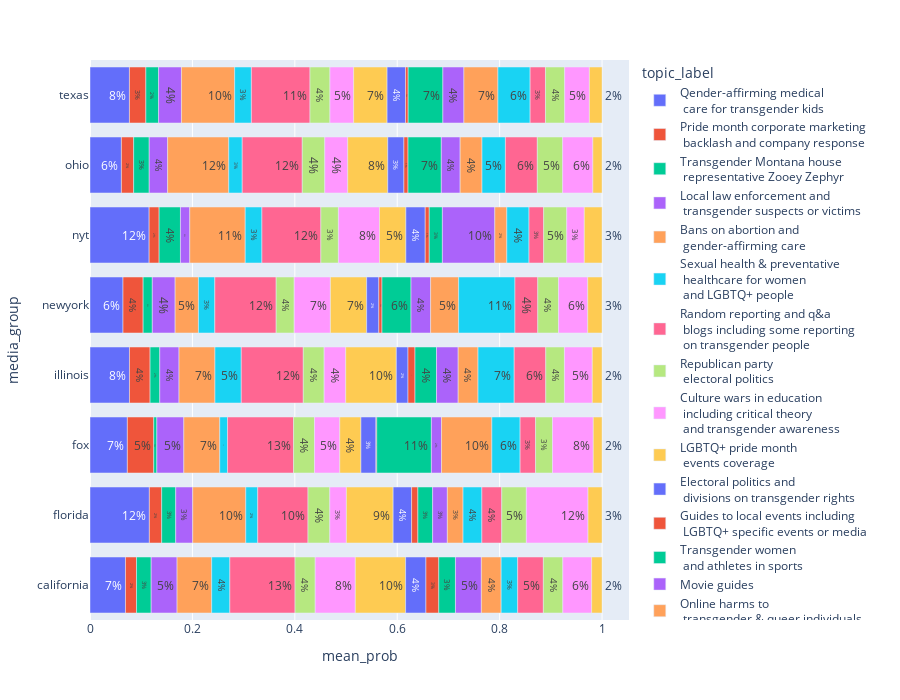

Source (notebook cell):
### Code cell
collection_hori_bar_fig=px.bar(media_topic_df,
x='mean_prob',
y='media_group',
color='topic_label',
height=700,
text=media_topic_df['mean_prob'].map(lambda x: f"{x:.0%}"),
orientation='h')


collection_hori_bar_fig.write_image(f'{plots_path}/collection_hori_bar.svg')

collection_hori_bar_fig

### Figure 1 — Plotly figure (JSON) as saved in the notebook; plotly's stock layout.template omitted (floating-point values rounded to 4 significant figures)
{"data": [{"alignmentgroup": "True", "hovertemplate": "topic_label=Qender-affirming medical <br> care for transgender kids<br>mean_prob=%{x}<br>media_group=%{y}<br>text=%{text}<extra></extra>", "legendgroup": "Qender-affirming medical <br> care for transgender kids", "marker": {"color": "#636efa", "pattern": {"shape": ""}}, "name": "Qender-affirming medical <br> care for transgender kids", "offsetgroup": "Qender-affirming medical <br> care for transgender kids", "orientation": "h", "showlegend": true, "text": ["7%", "12%", "7%", "8%", "6%", "12%", "6%", "8%"], "textposition": "auto", "type": "bar", "x": [0.06929, 0.116, 0.07296, 0.07708, 0.06446, 0.1155, 0.06133, 0.07703], "xaxis": "x", "y": ["california", "florida", "fox", "illinois", "newyork", "nyt", "ohio", "texas"], "yaxis": "y"}, {"alignmentgroup": "True", "hovertemplate": "topic_label=Pride month corporate marketing <br> backlash and company response<br>mean_prob=%{x}<br>media_group=%{y}<br>text=%{text}<extra></extra>", "legendgroup": "Pride month corporate marketing <br> backlash and company response", "marker": {"color": "#EF553B", "pattern": {"shape": ""}}, "name": "Pride month corporate marketing <br> backlash and company response", "offsetgroup": "Pride month corporate marketing <br> backlash and company response", "orientation": "h", "showlegend": true, "text": ["2%", "2%", "5%", "4%", "4%", "2%", "2%", "3%"], "textposition": "auto", "type": "bar", "x": [0.02159, 0.02408, 0.05154, 0.04026, 0.03931, 0.01951, 0.02393, 0.03207], "xaxis": "x", "y": ["california", "florida", "fox", "illinois", "newyork", "nyt", "ohio", "texas"], "yaxis": "y"}, {"alignmentgroup": "True", "hovertemplate": "topic_label=Transgender Montana house <br> representative Zooey Zephyr<br>mean_prob=%{x}<br>media_group=%{y}<br>text=%{text}<extra></extra>", "legendgroup": "Transgender Montana house <br> representative Zooey Zephyr", "marker": {"color": "#00cc96", "pattern": {"shape": ""}}, "name": "Transgender Montana house <br> representative Zooey Zephyr", "offsetgroup": "Transgender Montana house <br> representative Zooey Zephyr", "orientation": "h", "showlegend": true, "text": ["3%", "3%", "1%", "2%", "2%", "4%", "3%", "2%"], "textposition": "auto", "type": "bar", "x": [0.0286, 0.02738, 0.006053, 0.01892, 0.0179, 0.04165, 0.0304, 0.02483], "xaxis": "x", "y": ["california", "florida", "fox", "illinois", "newyork", "nyt", "ohio", "texas"], "yaxis": "y"}, {"alignmentgroup": "True", "hovertemplate": "topic_label=Local law enforcement and <br> transgender suspects or victims<br>mean_prob=%{x}<br>media_group=%{y}<br>text=%{text}<extra></extra>", "legendgroup": "Local law enforcement and <br> transgender suspects or victims", "marker": {"color": "#ab63fa", "pattern": {"shape": ""}}, "name": "Local law enforcement and <br> transgender suspects or victims", "offsetgroup": "Local law enforcement and <br> transgender suspects or victims", "orientation": "h", "showlegend": true, "text": ["5%", "3%", "5%", "4%", "4%", "2%", "4%", "4%"], "textposition": "auto", "type": "bar", "x": [0.05059, 0.0332, 0.05268, 0.0376, 0.04458, 0.01817, 0.03595, 0.04468], "xaxis": "x", "y": ["california", "florida", "fox", "illinois", "newyork", "nyt", "ohio", "texas"], "yaxis": "y"}, {"alignmentgroup": "True", "hovertemplate": "topic_label=Bans on abortion and <br> gender-affirming care<br>mean_prob=%{x}<br>media_group=%{y}<br>text=%{text}<extra></extra>", "legendgroup": "Bans on abortion and <br> gender-affirming care", "marker": {"color": "#FFA15A", "pattern": {"shape": ""}}, "name": "Bans on abortion and <br> gender-affirming care", "offsetgroup": "Bans on abortion and <br> gender-affirming care", "orientation": "h", "showlegend": true, "text": ["7%", "10%", "7%", "7%", "5%", "11%", "12%", "10%"], "textposition": "auto", "type": "bar", "x": [0.06759, 0.1036, 0.0702, 0.07017, 0.04557, 0.1083, 0.1194, 0.1039], "xaxis": "x", "y": ["california", "florida", "fox", "illinois", "newyork", "nyt", "ohio", "texas"], "yaxis": "y"}, {"alignmentgroup": "True", "hovertemplate": "topic_label=Sexual health & preventative <br> healthcare for women <br> and LGBTQ+ people<br>mean_prob=%{x}<br>media_group=%{y}<br>text=%{text}<extra></extra>", "legendgroup": "Sexual health & preventative <br> healthcare for women <br> and LGBTQ+ people", "marker": {"color": "#19d3f3", "pattern": {"shape": ""}}, "name": "Sexual health & preventative <br> healthcare for women <br> and LGBTQ+ people", "offsetgroup": "Sexual health & preventative <br> healthcare for women <br> and LGBTQ+ people", "orientation": "h", "showlegend": true, "text": ["4%", "2%", "2%", "5%", "3%", "3%", "3%", "3%"], "textposition": "auto", "type": "bar", "x": [0.03545, 0.02338, 0.01517, 0.0514, 0.03195, 0.03258, 0.0263, 0.03269], "xaxis": "x", "y": ["california", "florida", "fox", "illinois", "newyork", "nyt", "ohio", "texas"], "yaxis": "y"}, {"alignmentgroup": "True", "hovertemplate": "topic_label=Random reporting and q&a <br> blogs including some reporting <br> on transgender people<br>mean_prob=%{x}<br>media_group=%{y}<br>text=%{text}<extra></extra>", "legendgroup": "Random reporting and q&a <br> blogs including some reporting <br> on transgender people", "marker": {"color": "#FF6692", "pattern": {"shape": ""}}, "name": "Random reporting and q&a <br> blogs including some reporting <br> on transgender people", "offsetgroup": "Random reporting and q&a <br> blogs including some reporting <br> on transgender people", "orientation": "h", "showlegend": true, "text": ["13%", "10%", "13%", "12%", "12%", "12%", "12%", "11%"], "textposition": "auto", "type": "bar", "x": [0.1273, 0.09816, 0.129, 0.1211, 0.1198, 0.1152, 0.1173, 0.1145], "xaxis": "x", "y": ["california", "florida", "fox", "illinois", "newyork", "nyt", "ohio", "texas"], "yaxis": "y"}, {"alignmentgroup": "True", "hovertemplate": "topic_label=Republican party <br> electoral politics<br>mean_prob=%{x}<br>media_group=%{y}<br>text=%{text}<extra></extra>", "legendgroup": "Republican party <br> electoral politics", "marker": {"color": "#B6E880", "pattern": {"shape": ""}}, "name": "Republican party <br> electoral politics", "offsetgroup": "Republican party <br> electoral politics", "orientation": "h", "showlegend": true, "text": ["4%", "4%", "4%", "4%", "4%", "3%", "4%", "4%"], "textposition": "auto", "type": "bar", "x": [0.03937, 0.04254, 0.04088, 0.04073, 0.03526, 0.03425, 0.04393, 0.03892], "xaxis": "x", "y": ["california", "florida", "fox", "illinois", "newyork", "nyt", "ohio", "texas"], "yaxis": "y"}, {"alignmentgroup": "True", "hovertemplate": "topic_label=Culture wars in education <br> including critical theory <br> and transgender awareness<br>mean_prob=%{x}<br>media_group=%{y}<br>text=%{text}<extra></extra>", "legendgroup": "Culture wars in education <br> including critical theory <br> and transgender awareness", "marker": {"color": "#FF97FF", "pattern": {"shape": ""}}, "name": "Culture wars in education <br> including critical theory <br> and transgender awareness", "offsetgroup": "Culture wars in education <br> including critical theory <br> and transgender awareness", "orientation": "h", "showlegend": true, "text": ["8%", "3%", "5%", "4%", "7%", "8%", "4%", "5%"], "textposition": "auto", "type": "bar", "x": [0.07839, 0.03244, 0.04934, 0.04213, 0.07068, 0.08021, 0.04488, 0.04634], "xaxis": "x", "y": ["california", "florida", "fox", "illinois", "newyork", "nyt", "ohio", "texas"], "yaxis": "y"}, {"alignmentgroup": "True", "hovertemplate": "topic_label=LGBTQ+ pride month <br> events coverage<br>mean_prob=%{x}<br>media_group=%{y}<br>text=%{text}<extra></extra>", "legendgroup": "LGBTQ+ pride month <br> events coverage", "marker": {"color": "#FECB52", "pattern": {"shape": ""}}, "name": "LGBTQ+ pride month <br> events coverage", "offsetgroup": "LGBTQ+ pride month <br> events coverage", "orientation": "h", "showlegend": true, "text": ["10%", "9%", "4%", "10%", "7%", "5%", "8%", "7%"], "textposition": "auto", "type": "bar", "x": [0.09818, 0.0913, 0.04133, 0.09883, 0.07075, 0.05154, 0.07816, 0.06527], "xaxis": "x", "y": ["california", "florida", "fox", "illinois", "newyork", "nyt", "ohio", "texas"], "yaxis": "y"}, {"alignmentgroup": "True", "hovertemplate": "topic_label=Electoral politics and <br> divisions on transgender rights<br>mean_prob=%{x}<br>media_group=%{y}<br>text=%{text}<extra></extra>", "legendgroup": "Electoral politics and <br> divisions on transgender rights", "marker": {"color": "#636efa", "pattern": {"shape": ""}}, "name": "Electoral politics and <br> divisions on transgender rights", "offsetgroup": "Electoral politics and <br> divisions on transgender rights", "orientation": "h", "showlegend": true, "text": ["4%", "4%", "3%", "2%", "2%", "4%", "3%", "4%"], "textposition": "auto", "type": "bar", "x": [0.03971, 0.03606, 0.0293, 0.0228, 0.02381, 0.03776, 0.03154, 0.03607], "xaxis": "x", "y": ["california", "florida", "fox", "illinois", "newyork", "nyt", "ohio", "texas"], "yaxis": "y"}, {"alignmentgroup": "True", "hovertemplate": "topic_label=Guides to local events including <br> LGBTQ+ specific events or media<br>mean_prob=%{x}<br>media_group=%{y}<br>text=%{text}<extra></extra>", "legendgroup": "Guides to local events including <br> LGBTQ+ specific events or media", "marker": {"color": "#EF553B", "pattern": {"shape": ""}}, "name": "Guides to local events including <br> LGBTQ+ specific events or media", "offsetgroup": "Guides to local events including <br> LGBTQ+ specific events or media", "orientation": "h", "showlegend": true, "text": ["3%", "1%", "0%", "1%", "1%", "1%", "1%", "1%"], "textposition": "auto", "type": "bar", "x": [0.02506, 0.01223, 0.001552, 0.01367, 0.006149, 0.007901, 0.008018, 0.00508], "xaxis": "x", "y": ["california", "florida", "fox", "illinois", "newyork", "nyt", "ohio", "texas"], "yaxis": "y"}, {"alignmentgroup": "True", "hovertemplate": "topic_label=Transgender women <br> and athletes in sports<br>mean_prob=%{x}<br>media_group=%{y}<br>text=%{text}<extra></extra>", "legendgroup": "Transgender women <br> and athletes in sports", "marker": {"color": "#00cc96", "pattern": {"shape": ""}}, "name": "Transgender women <br> and athletes in sports", "offsetgroup": "Transgender women <br> and athletes in sports", "orientation": "h", "showlegend": true, "text": ["3%", "3%", "11%", "4%", "6%", "3%", "7%", "7%"], "textposition": "auto", "type": "bar", "x": [0.03257, 0.02882, 0.1067, 0.04204, 0.0567, 0.02565, 0.06501, 0.06783], "xaxis": "x", "y": ["california", "florida", "fox", "illinois", "newyork", "nyt", "ohio", "texas"], "yaxis": "y"}, {"alignmentgroup": "True", "hovertemplate": "topic_label=Movie guides<br>mean_prob=%{x}<br>media_group=%{y}<br>text=%{text}<extra></extra>", "legendgroup": "Movie guides", "marker": {"color": "#ab63fa", "pattern": {"shape": ""}}, "name": "Movie guides", "offsetgroup": "Movie guides", "orientation": "h", "showlegend": true, "text": ["5%", "3%", "2%", "4%", "4%", "10%", "4%", "4%"], "textposition": "auto", "type": "bar", "x": [0.0506, 0.02873, 0.01972, 0.04229, 0.03828, 0.1024, 0.03678, 0.04106], "xaxis": "x", "y": ["california", "florida", "fox", "illinois", "newyork", "nyt", "ohio", "texas"], "yaxis": "y"}, {"alignmentgroup": "True", "hovertemplate": "topic_label=Online harms to <br> transgender & queer individuals<br>mean_prob=%{x}<br>media_group=%{y}<br>text=%{text}<extra></extra>", "legendgroup": "Online harms to <br> transgender & queer individuals", "marker": {"color": "#FFA15A", "pattern": {"shape": ""}}, "name": "Online harms to <br> transgender & queer individuals", "offsetgroup": "Online harms to <br> transgender & queer individuals", "orientation": "h", "showlegend": true, "text": ["4%", "3%", "10%", "4%", "5%", "2%", "4%", "7%"], "textposition": "auto", "type": "bar", "x": [0.03861, 0.03066, 0.09841, 0.03877, 0.05473, 0.02345, 0.0427, 0.06642], "xaxis": "x", "y": ["california", "florida", "fox", "illinois", "newyork", "nyt", "ohio", "texas"], "yaxis": "y"}, {"alignmentgroup": "True", "hovertemplate": "topic_label=Dylan Mulvaney Bud <br> Light backlash coverage<br>mean_prob=%{x}<br>media_group=%{y}<br>text=%{text}<extra></extra>", "legendgroup": "Dylan Mulvaney Bud <br> Light backlash coverage", "marker": {"color": "#19d3f3", "pattern": {"shape": ""}}, "name": "Dylan Mulvaney Bud <br> Light backlash coverage", "offsetgroup": "Dylan Mulvaney Bud <br> Light backlash coverage", "orientation": "h", "showlegend": true, "text": ["3%", "4%", "6%", "7%", "11%", "4%", "5%", "6%"], "textposition": "auto", "type": "bar", "x": [0.03228, 0.03673, 0.05515, 0.07065, 0.11, 0.04337, 0.04569, 0.06289], "xaxis": "x", "y": ["california", "florida", "fox", "illinois", "newyork", "nyt", "ohio", "texas"], "yaxis": "y"}, {"alignmentgroup": "True", "hovertemplate": "topic_label=Housing market & policy <br> including queer buyers<br>mean_prob=%{x}<br>media_group=%{y}<br>text=%{text}<extra></extra>", "legendgroup": "Housing market & policy <br> including queer buyers", "marker": {"color": "#FF6692", "pattern": {"shape": ""}}, "name": "Housing market & policy <br> including queer buyers", "offsetgroup": "Housing market & policy <br> including queer buyers", "orientation": "h", "showlegend": true, "text": ["5%", "4%", "3%", "6%", "4%", "3%", "6%", "3%"], "textposition": "auto", "type": "bar", "x": [0.05015, 0.03889, 0.03019, 0.06164, 0.04459, 0.02857, 0.06235, 0.02998], "xaxis": "x", "y": ["california", "florida", "fox", "illinois", "newyork", "nyt", "ohio", "texas"], "yaxis": "y"}, {"alignmentgroup": "True", "hovertemplate": "topic_label=Supreme court rulings <br> around LGBTQ+ discrimination <br> legal protections<br>mean_prob=%{x}<br>media_group=%{y}<br>text=%{text}<extra></extra>", "legendgroup": "Supreme court rulings <br> around LGBTQ+ discrimination <br> legal protections", "marker": {"color": "#B6E880", "pattern": {"shape": ""}}, "name": "Supreme court rulings <br> around LGBTQ+ discrimination <br> legal protections", "offsetgroup": "Supreme court rulings <br> around LGBTQ+ discrimination <br> legal protections", "orientation": "h", "showlegend": true, "text": ["4%", "5%", "3%", "4%", "4%", "5%", "5%", "4%"], "textposition": "auto", "type": "bar", "x": [0.03801, 0.04797, 0.03307, 0.03648, 0.04051, 0.04509, 0.04943, 0.03744], "xaxis": "x", "y": ["california", "florida", "fox", "illinois", "newyork", "nyt", "ohio", "texas"], "yaxis": "y"}, {"alignmentgroup": "True", "hovertemplate": "topic_label=K-12 school policies <br> regarding LGBTQ+ students<br>mean_prob=%{x}<br>media_group=%{y}<br>text=%{text}<extra></extra>", "legendgroup": "K-12 school policies <br> regarding LGBTQ+ students", "marker": {"color": "#FF97FF", "pattern": {"shape": ""}}, "name": "K-12 school policies <br> regarding LGBTQ+ students", "offsetgroup": "K-12 school policies <br> regarding LGBTQ+ students", "orientation": "h", "showlegend": true, "text": ["6%", "12%", "8%", "5%", "6%", "3%", "6%", "5%"], "textposition": "auto", "type": "bar", "x": [0.05634, 0.1205, 0.07963, 0.05439, 0.05703, 0.0343, 0.05902, 0.04834], "xaxis": "x", "y": ["california", "florida", "fox", "illinois", "newyork", "nyt", "ohio", "texas"], "yaxis": "y"}, {"alignmentgroup": "True", "hovertemplate": "topic_label=International LGBTQ+ rights updates<br>mean_prob=%{x}<br>media_group=%{y}<br>text=%{text}<extra></extra>", "legendgroup": "International LGBTQ+ rights updates", "marker": {"color": "#FECB52", "pattern": {"shape": ""}}, "name": "International LGBTQ+ rights updates", "offsetgroup": "International LGBTQ+ rights updates", "orientation": "h", "showlegend": true, "text": ["2%", "3%", "2%", "2%", "3%", "3%", "2%", "2%"], "textposition": "auto", "type": "bar", "x": [0.02027, 0.02737, 0.01713, 0.01905, 0.02795, 0.03464, 0.01794, 0.0247], "xaxis": "x", "y": ["california", "florida", "fox", "illinois", "newyork", "nyt", "ohio", "texas"], "yaxis": "y"}], "layout": {"barmode": "relative", "height": 700, "legend": {"title": {"text": "topic_label"}, "tracegroupgap": 0}, "margin": {"t": 60}, "xaxis": {"anchor": "y", "domain": [0, 1], "title": {"text": "mean_prob"}}, "yaxis": {"anchor": "x", "domain": [0, 1], "title": {"text": "media_group"}}}}
